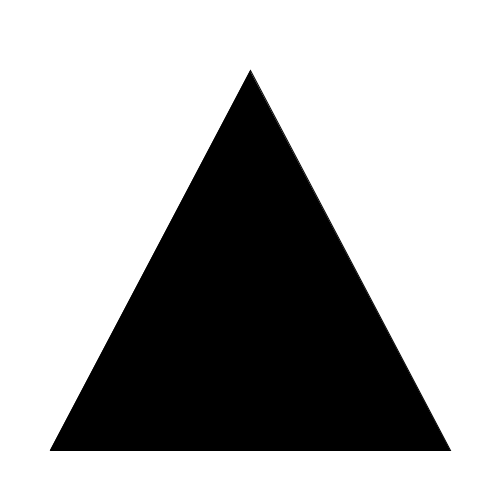
Frame 1 (no input)
Frame 60 (the mouse pressed at the canvas centre just before this capture): identical to frame 1, image omitted
Frame 120 (the mouse held since frame 60 and released just before this capture): identical to frame 1, image omitted

The Processing sketch that drew this single still picture (run headless with seeded random() and noise(); from frame 60 on, the mouse is pressed at the canvas centre):

// Processing sketch: sierpinski_triangle
// ── sierpinski_triangle.pde
//Koch curve recursive
//Array list tracking technique for fractal rendering

class SierpinskiTriangle {
  PVector x;
  PVector y;
  PVector z;
  
  SierpinskiTriangle(PVector a, PVector b, PVector c){
    x = a.copy();
    y = b.copy();
    z = c.copy();
  }
  
  //Triangle is in the following form
  //  A
  // B C
  //D E F
  
  PVector sierpinskiA() {
    return y.copy();
  }
  
  PVector sierpinskiB() {
    PVector v = y.copy().sub(x.copy());
    v.div(2.0);
    v.add(x.copy());
    return v;
  }
  
  PVector sierpinskiC() {
    PVector v = y.copy().sub(x.copy());
    v.div(2.0);
    v.add(x);
    return v;
  }
  
  PVector sierpinskiD() {
    return x.copy();
  }
  
  PVector sierpinskiE() {
    return y.copy();
  }
  
  PVector sierpinskiF() {
    return z.copy();
  }
  
  void display() {
    stroke(0);
    fill(0);
    triangle(x.x,x.y,y.x,y.y,z.x,z.y);
  }
}

ArrayList<SierpinskiTriangle> triangles;

void stepForward() {
  ArrayList next = new ArrayList<SierpinskiTriangle>();
  for (SierpinskiTriangle t : triangles){
    
    //Triangle is in the following form
    //  A
    // B C
    //D E F
    
    PVector a = t.sierpinskiA();
    PVector b = t.sierpinskiB();
    PVector c = t.sierpinskiC();
    PVector d = t.sierpinskiD();
    PVector e = t.sierpinskiE();
    PVector f = t.sierpinskiF();
    
    //next.add(new SierpinskiTriangle(b,a,c));
    //next.add(new SierpinskiTriangle(d,b,e));
    next.add(new SierpinskiTriangle(e,c,f));
  }
  triangles = next;
  
  currItr++;
}

void stepBackward() {
  if(triangles.size() != 1){
    ArrayList prev = new ArrayList<SierpinskiTriangle>();
    for (int i = 0; i < triangles.size(); i+=4){
    
    }
    triangles = prev;
    
    currItr--;
  }
}

void setup() {
  size(500, 500);
  background(255);
  triangles = new ArrayList<SierpinskiTriangle>();
  
  PVector x = new PVector(width/2,sqrt(2*pow(0.1*width,2)));
  PVector y = new PVector(0.1*width,0.9*width);
  PVector z = new PVector(0.9*width,0.9*width);
  
  triangles.add(new SierpinskiTriangle(x,y,z));
}

int currItr = 1;

void mouseMoved(){
  //int n = (int) map(mouseX, 10, width-10, 1, 9);
  //println(currItr+" "+n);
  //if(n > currItr){
  //    stepForward();
  //} else if (n < currItr) {
  //    stepBackward();
  //}
}

void mouseClicked(){
  stepForward();
}

void draw() {
  background(255);
   
  for (SierpinskiTriangle t : triangles) {
    t.display();
  }
}
